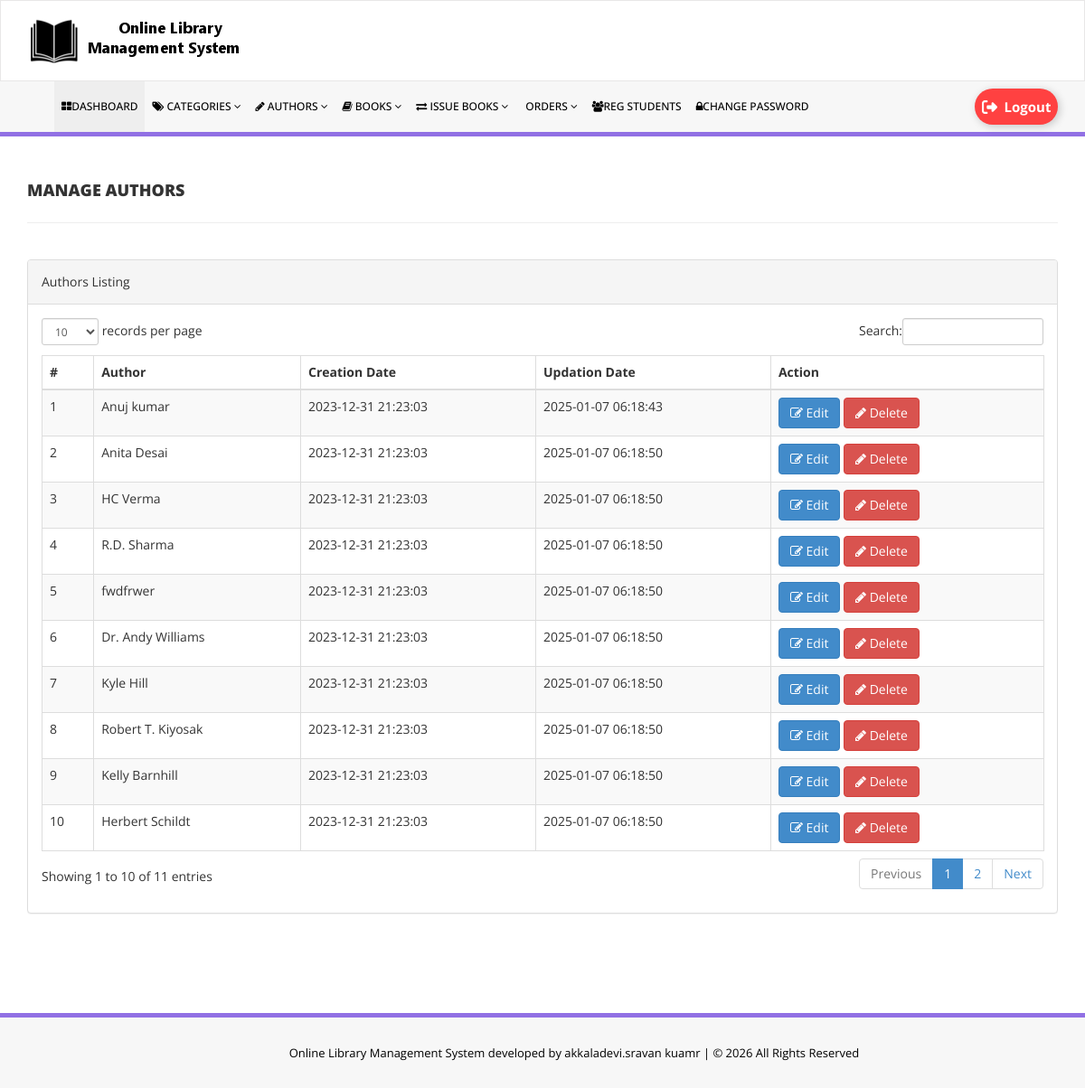
Screenshot of /admin/manage-authors.php (signed in) with the database file from the repository.
### tables this page shows
CREATE TABLE `tblauthors` (
  `id` int NOT NULL AUTO_INCREMENT,
  `AuthorName` varchar(159) DEFAULT NULL,
  `creationDate` timestamp NULL DEFAULT CURRENT_TIMESTAMP,
  `UpdationDate` timestamp NULL DEFAULT NULL ON UPDATE CURRENT_TIMESTAMP,
  PRIMARY KEY (`id`)
);

### admin/manage-authors.php (the view, shortened to what this page needs)
<?php
include('includes/config.php');
if(strlen($_SESSION['alogin'])==0)
    {
header('location:index.php');
}
else{
    ?>
<!DOCTYPE html>
<html xmlns="http://www.w3.org/1999/xhtml">
<head>
    <link href="assets/css/bootstrap.css" rel="stylesheet" />
    <link href="assets/css/font-awesome.css" rel="stylesheet" />
    <link href="assets/js/dataTables/dataTables.bootstrap.css" rel="stylesheet" />
    <link href="assets/css/style.css" rel="stylesheet" />
</head>
<body>
<?php include('includes/header.php');?>
    <div class="content-wrapper">
         <div class="container">
        <div class="row pad-botm">
            <div class="col-md-12">
                <h4 class="header-line">Manage Authors</h4>
    </div>
     <div class="row">
</div>
        </div>
            <div class="row">
                <div class="col-md-12">
                    <div class="panel panel-default">
                        <div class="panel-heading">
                           Authors Listing
                        </div>
                        <div class="panel-body">
                            <div class="table-responsive">
                                <table class="table table-striped table-bordered table-hover" id="dataTables-example">
                                    <thead>
                                        <tr>
                                            <th>#</th>
                                            <th>Author</th>
                                            <th>Creation Date</th>
                                            <th>Updation Date</th>
                                            <th>Action</th>
                                        </tr>
                                    </thead>
                                    <tbody>
<?php $sql = "SELECT * from  tblauthors";
$query = $dbh -> prepare($sql);
$query->execute();
$results=$query->fetchAll(PDO::FETCH_OBJ);
$cnt=1;
if($query->rowCount() > 0)
{
foreach($results as $result)
{               ?>
                                        <tr class="odd gradeX">
                                            <td class="center"><?php echo htmlentities($cnt);?></td>
                                            <td class="center"><?php echo htmlentities($result->AuthorName);?></td>
                                            <td class="center"><?php echo htmlentities($result->creationDate);?></td>
                                            <td class="center"><?php echo htmlentities($result->UpdationDate);?></td>
                                            <td class="center">
                                            <a href="edit-author.php?athrid=<?php echo htmlentities($result->id);?>"><button class="btn btn-primary"><i class="fa fa-edit "></i> Edit</button>
                                          <a href="manage-authors.php?del=<?php echo htmlentities($result->id);?>" onclick="return confirm('Are you sure you want to delete?');"" >  <button class="btn btn-danger"><i class="fa fa-pencil"></i> Delete</button>
                                            </td>
                                        </tr>
 <?php $cnt=$cnt+1;}} ?>
                                    </tbody>
                                </table>
                            </div>
                        </div>
                    </div>
                </div>
            </div>
    </div>
    </div>
  <?php include('includes/footer.php');?>
</body>
</html>
<?php } ?>

### admin/assets/css/style.css (style rules this page uses)
.content-wrapper { margin-top: 40px; min-height:800px; padding-bottom:90px; }
.header-line { font-weight:900; padding-bottom:25px; border-bottom:1px solid #eeeeee; text-transform:uppercase; }
.pad-botm { padding-bottom:30px; }

### rows the page displays
tblauthors: AuthorName "Anuj kumar", creationDate "2023-12-31 21:23:03", UpdationDate "2025-01-07 06:18:43"
tblauthors: AuthorName "Anita Desai", creationDate "2023-12-31 21:23:03", UpdationDate "2025-01-07 06:18:50"
tblauthors: AuthorName "HC Verma", creationDate "2023-12-31 21:23:03", UpdationDate "2025-01-07 06:18:50"
tblauthors: AuthorName "R.D. Sharma", creationDate "2023-12-31 21:23:03", UpdationDate "2025-01-07 06:18:50"
tblauthors: AuthorName "fwdfrwer", creationDate "2023-12-31 21:23:03", UpdationDate "2025-01-07 06:18:50"
tblauthors: AuthorName "Dr. Andy Williams", creationDate "2023-12-31 21:23:03", UpdationDate "2025-01-07 06:18:50"
tblauthors: AuthorName "Kyle Hill", creationDate "2023-12-31 21:23:03", UpdationDate "2025-01-07 06:18:50"
tblauthors: AuthorName "Robert T. Kiyosak", creationDate "2023-12-31 21:23:03", UpdationDate "2025-01-07 06:18:50"
tblauthors: AuthorName "Kelly Barnhill", creationDate "2023-12-31 21:23:03", UpdationDate "2025-01-07 06:18:50"
tblauthors: AuthorName "Herbert Schildt", creationDate "2023-12-31 21:23:03", UpdationDate "2025-01-07 06:18:50"
